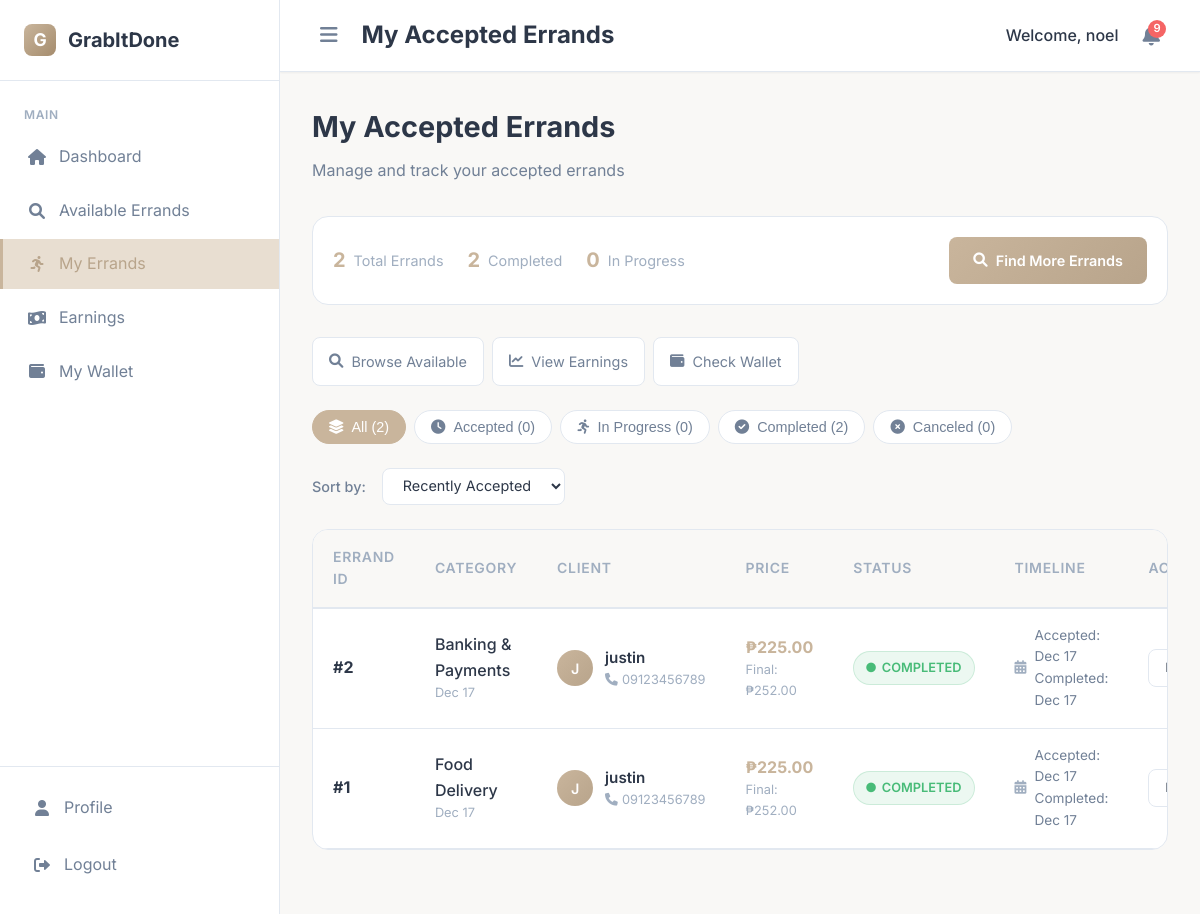
/my-errands-runner (signed in), run on the app's committed database.
### app/models.py (models this page shows, shortened)
class Errand(db.Model):
    id = db.Column(db.Integer, primary_key=True)
    category = db.Column(db.String(100), nullable=False)
    description = db.Column(db.Text, nullable=False)
    pickup_address = db.Column(db.String(200), nullable=False)
    dropoff_address = db.Column(db.String(200), nullable=False)
    barangay = db.Column(db.String(100), nullable=False)
    preferred_time = db.Column(db.DateTime)
    proposed_fee = db.Column(db.Float, nullable=False)
    final_fee = db.Column(db.Float)
    status = db.Column(db.String(20), default='Pending')
    client_id = db.Column(db.Integer, db.ForeignKey('user.id'), nullable=False)
    runner_id = db.Column(db.Integer, db.ForeignKey('user.id'))
    payment_id = db.Column(db.Integer, db.ForeignKey('payment.id'))
    created_at = db.Column(db.DateTime, default=datetime.utcnow)
    updated_at = db.Column(db.DateTime, default=datetime.utcnow, onupdate=datetime.utcnow)
    accepted_at = db.Column(db.DateTime)
    completed_at = db.Column(db.DateTime)
    payment = db.relationship('Payment', backref='errand_payment', foreign_keys=[payment_id])

class User(db.Model):
    id = db.Column(db.Integer, primary_key=True)
    username = db.Column(db.String(80), unique=True, nullable=False)
    email = db.Column(db.String(120), unique=True, nullable=False)
    password_hash = db.Column(db.String(200), nullable=False)
    role = db.Column(db.String(20), nullable=False)  # client, runner, admin
    first_name = db.Column(db.String(50))
    last_name = db.Column(db.String(50))
    phone = db.Column(db.String(20))
    barangay = db.Column(db.String(100))
    address = db.Column(db.Text)
    bio = db.Column(db.Text)
    vehicle_type = db.Column(db.String(50))
    available_hours = db.Column(db.String(100))
    verified = db.Column(db.Boolean, default=False)
    verification_requested = db.Column(db.Boolean, default=False)
    verification_status = db.Column(db.String(20), default='not_requested')
    last_verification_date = db.Column(db.DateTime)
    rejection_reason = db.Column(db.Text, nullable=True)
    is_active = db.Column(db.Boolean, default=True)
    created_at = db.Column(db.DateTime, default=datetime.utcnow)
    wallet_balance = db.Column(db.Float, default=0.0)
    total_earnings = db.Column(db.Float, default=0.0)
    total_spent = db.Column(db.Float, default=0.0)
    average_rating = db.Column(db.Float, default=0.0)
    rating_count = db.Column(db.Integer, default=0)
    received_ratings = db.relationship('Rating', foreign_keys='Rating.runner_id', backref='rated_runner', lazy=True)
    given_ratings = db.relationship('Rating', foreign_keys='Rating.client_id', backref='rating_author', lazy=True)
    created_errands = db.relationship('Errand', foreign_keys='Errand.client_id', backref='user_client', lazy=True)
    accepted_errands = db.relationship('Errand', foreign_keys='Errand.runner_id', backref='user_runner', lazy=True)
    client_payments = db.relationship('Payment', foreign_keys='Payment.client_id', backref='payment_client_user', lazy=True)
    runner_payments = db.relationship('Payment', foreign_keys='Payment.runner_id', backref='payment_runner_user', lazy=True)
    wallet_transactions = db.relationship('WalletTransaction', backref='transaction_user', lazy=True)
    user_payment_methods = db.relationship('PaymentMethod', backref='method_owner', lazy=True)
    user_wallet = db.relationship('Wallet', backref='wallet_owner_user', uselist=False)

### app/routes.py (the view)
@bp.route('/my-errands-runner')
@login_required('runner')
def my_errands_runner():
    user = User.query.get(session['user_id'])
    if not user.verified and user.verification_status != 'approved':
        return render_template('shared/dashboard_unverified.html', user=user)
    accepted_errands = Errand.query.filter_by(runner_id=session['user_id']).order_by(Errand.created_at.desc()).all()
    return render_template('runner/my_errands_runner.html',
                        user=user,
                        accepted_errands=accepted_errands)

### app/routes.py (called while the page is built)
def validate_session():
    if 'user_id' not in session:
        return False
    session_hash = session.get('session_id')
    cookie_session = request.cookies.get('user_session')
    if not session_hash or not cookie_session:
        return False
    expected_cookie = f"{session['user_id']}_{session_hash}"
    return cookie_session == expected_cookie

### app/templates/runner/my_errands_runner.html (shortened to what this page needs)
{% extends 'base.html' %}
{% block header_title %}My Accepted Errands{% endblock %}
{% block content %}
<div class="page-header">
    <div>
        <h1 class="page-title">My Accepted Errands</h1>
        <p class="page-subtitle">Manage and track your accepted errands</p>
    </div>
</div>
<div class="control-bar">
    <div class="stats">
        <div class="stat-item">
            <span class="stat-value">{{ accepted_errands|length }}</span>
            <span class="stat-label">Total Errands</span>
        </div>
        <div class="stat-item">
            {% set completed_count = accepted_errands|selectattr('status', 'equalto', 'Completed')|list|length %}
            <span class="stat-value">{{ completed_count }}</span>
            <span class="stat-label">Completed</span>
        </div>
        <div class="stat-item">
            {% set in_progress_count = accepted_errands|selectattr('status', 'equalto', 'In Progress')|list|length %}
            <span class="stat-value">{{ in_progress_count }}</span>
            <span class="stat-label">In Progress</span>
        </div>
    </div>
    <div class="header-actions">
        <a href="{{ url_for('main.available_errands_runner') }}" class="btn btn-primary">
            <i class="fas fa-search"></i> Find More Errands
        </a>
    </div>
</div>
<div class="quick-actions">
    <a href="{{ url_for('main.available_errands_runner') }}" class="quick-action-btn">
        <i class="fas fa-search"></i> Browse Available
    </a>
    <a href="{{ url_for('main.earnings_runner') }}" class="quick-action-btn">
        <i class="fas fa-chart-line"></i> View Earnings
    </a>
    <a href="{{ url_for('main.wallet') }}" class="quick-action-btn">
        <i class="fas fa-wallet"></i> Check Wallet
    </a>
</div>
<div class="status-filter" id="statusFilter">
    <button class="status-btn active" data-status="all">
        <i class="fas fa-layer-group"></i> All ({{ accepted_errands|length }})
    </button>
    <button class="status-btn" data-status="Accepted">
        <i class="fas fa-clock"></i> Accepted ({{ accepted_errands|selectattr('status', 'equalto', 'Accepted')|list|length }})
    </button>
    <button class="status-btn" data-status="In Progress">
        <i class="fas fa-running"></i> In Progress ({{ accepted_errands|selectattr('status', 'equalto', 'In Progress')|list|length }})
    </button>
    <button class="status-btn" data-status="Completed">
        <i class="fas fa-check-circle"></i> Completed ({{ accepted_errands|selectattr('status', 'equalto', 'Completed')|list|length }})
    </button>
    <button class="status-btn" data-status="Canceled">
        <i class="fas fa-times-circle"></i> Canceled ({{ accepted_errands|selectattr('status', 'equalto', 'Canceled')|list|length }})
    </button>
</div>
<div class="sort-controls">
    <span class="sort-label">Sort by:</span>
    <select class="sort-select" id="sortSelect">
        <option value="recent">Recently Accepted</option>
    </select>
</div>
<div class="errands-table-container">
    {% if accepted_errands %}
    <table class="table" id="errandsTable">
        <thead>
            <tr>
                <th>Errand ID</th>
                <th>Category</th>
                <th>Client</th>
                <th>Price</th>
                <th>Status</th>
                <th>Timeline</th>
                <th>Actions</th>
            </tr>
        </thead>
        <tbody>
            {% for errand in accepted_errands %}
            <tr class="errand-row"
                data-id="{{ errand.id }}"
                data-status="{{ errand.status }}"
                data-category="{{ errand.category }}"
                data-price="{{ errand.proposed_fee }}"
                data-accepted="{{ errand.accepted_at.timestamp() if errand.accepted_at else '' }}"
                data-completed="{{ errand.completed_at.timestamp() if errand.completed_at else '' }}">
                <td>
                    <strong>#{{ errand.id }}</strong>
                </td>
                <td>
                    <div style="font-weight: 500;">{{ errand.category }}</div>
                    <div style="font-size: 0.8rem; color: var(--text-muted);">
                        {{ errand.created_at.strftime('%b %d') }}
                    </div>
                </td>
                <td>
                    <div class="client-cell">
                        <div class="client-avatar">
                            {{ errand.user_client.username[:1]|upper }}
                        </div>
                        <div class="client-details">
                            <div class="client-name">{{ errand.user_client.username }}</div>
                            <div class="client-contact">
                                <i class="fas fa-phone"></i>
                                {{ errand.user_client.phone or 'No phone' }}
                            </div>
                        </div>
                    </div>
                </td>
                <td>
                    <div style="font-weight: 700; color: var(--primary);">
                        ₱{{ "%.2f"|format(errand.proposed_fee) }}
                    </div>
                    {% if errand.final_fee and errand.final_fee != errand.proposed_fee %}
                    <div style="font-size: 0.8rem; color: var(--text-muted);">
                        Final: ₱{{ "%.2f"|format(errand.final_fee) }}
                    </div>
                    {% endif %}
                </td>
                <td>
                    <span class="status-badge status-{{ errand.status|lower|replace(' ', '-') }}">
                        <i class="fas fa-circle" style="font-size: 0.6rem;"></i>
                        {{ errand.status }}
                    </span>
                </td>
                <td>
                    <div class="time-indicator">
                        <div class="time-icon">
                            <i class="fas fa-calendar-alt"></i>
                        </div>
                        <div class="time-text">
                            {% if errand.accepted_at %}
                                Accepted: {{ errand.accepted_at.strftime('%b %d') }}
                            {% endif %}
                            {% if errand.completed_at %}
                                <br>
                                Completed: {{ errand.completed_at.strftime('%b %d') }}
                            {% endif %}
                        </div>
                    </div>
                </td>
                <td>
                    <div class="action-buttons">
                        <a href="{{ url_for('main.view_errand', errand_id=errand.id) }}" class="btn btn-secondary btn-sm">
                        </a>
                    </div>
                </td>
            </tr>
            {% endfor %}
        </tbody>
    </table>
    {% endif %}
</div>
{% endblock %}

### app/templates/base.html (style rules this page uses)
:root { --primary: #C9B59C; --primary-dark: #B8A48B; --primary-light: #E8DED1; --secondary: #D9CFC7; --accent: #A58C6D; --background: #F9F8F6; --surface: #FFFFFF; --text-primary: #2D3748; --text-secondary: #718096; --text-muted: #A0AEC0; --border: #E2E8F0; --success: #48BB78; --warning: #ED8936; --error: #F56565; --info: #4299E1; --shadow-sm: 0 1px 2px 0 rgba(0, 0, 0, 0.05); --shadow: 0 1px 3px 0 rgba(0, 0, 0, 0.1), 0 1px 2px 0 rgba(0, 0, 0, 0.06); --shadow-md: 0 4px 6px -1px rgba(0, 0, 0, 0.1), 0 2px 4px -1px rgba(0, 0, 0, 0.06); --shadow-lg: 0 10px 15px -3px rgba(0, 0, 0, 0.1), 0 4px 6px -2px rgba(0, 0, 0, 0.05); --radius: 8px; --radius-lg: 16px; --sidebar-width: 280px; --sidebar-width-collapsed: 70px; }
* { margin: 0; padding: 0; box-sizing: border-box; }
body { font-family: 'Inter', sans-serif; line-height: 1.6; color: var(--text-primary); background: var(--background); min-height: 100vh; }
.header-actions { display: flex; align-items: center; gap: 1.5rem; }
.btn { display: inline-flex; align-items: center; justify-content: center; gap: 0.5rem; padding: 0.75rem 1.5rem; border: none; border-radius: var(--radius); font-weight: 600; font-size: 0.9rem; text-decoration: none; cursor: pointer; font-family: inherit; }
.btn-primary { background: linear-gradient(135deg, var(--primary), var(--primary-dark)); color: white; }
.btn-secondary { background: var(--surface); color: var(--text-primary); border: 1px solid var(--border); }
.btn-sm { padding: 0.5rem 1rem; font-size: 0.8rem; }

### data on the page
Errand: id "2", category "Banking & Payments", created_at "Dec 17", user_client "J", user_client.username "justin", user_client "09123456789", proposed_fee "225.00", final_fee "252.00", status "COMPLETED", accepted_at "Dec 17", completed_at "Dec 17"
Errand: id "1", category "Food Delivery", created_at "Dec 17", user_client "J", user_client.username "justin", user_client "09123456789", proposed_fee "225.00", final_fee "252.00", status "COMPLETED", accepted_at "Dec 17", completed_at "Dec 17"

### other printed values
{{ session.get('username') }} "noel"
{{ unread_notification_count }} "9"
{{ accepted_errands|length }} "2"
{{ completed_count }} "2"
{{ in_progress_count }} "0"
